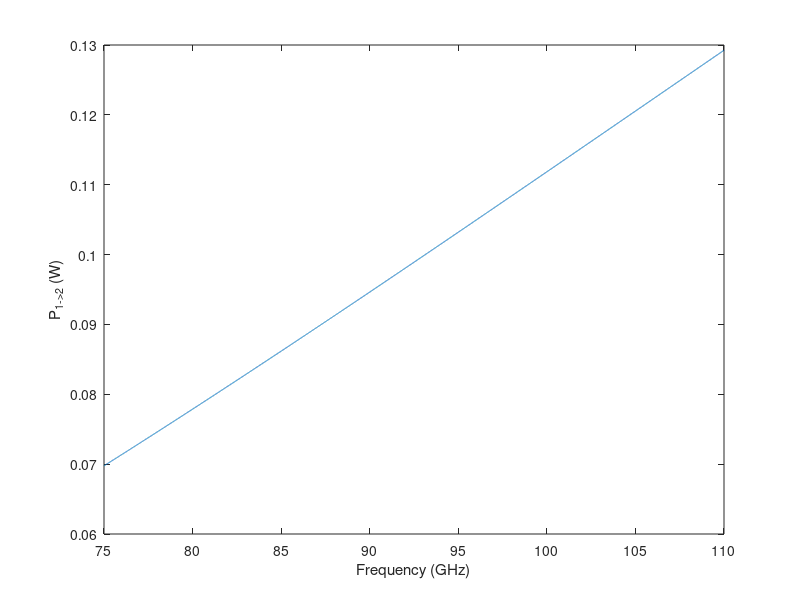

This chart was generated by the following MATLAB code: (Note: this script raises an error after producing the figure.)
%% do PWB at one loss
%%
EPS0=8.854187817e-12;
MU0=4e-7*pi;
c = 1/sqrt(EPS0*MU0); ETA0 = sqrt(MU0/EPS0);
%cm = 0.4; %% 1 cm = 0.4 in
cm = 0.3937; %% 1 cm = 0.4 in
%% general 
npsim=15000;
freq=linspace(75E9,110E9,npsim);

%freq = 100e9; 
sigma_wall_mu0_ori = 6e7*MU0; % all wall is the same material
mu_r = 1; 
rt=4;
app_1_S = 0.1181*0.0394*1e-2*1e-2*cm*cm; % surface area of apperture 1
app_2_S = pi*0.25*0.25*1e-2*1e-2*cm*cm; % surface area of apperture 2
app_2_S = app_2_S*rt;

pedal_S = (0.5*1.5*0.7*1.5)*1e-2*1e-2*cm*cm;

cav_1_S_solid = (2*1.5*1.5 + 4*3.5*1.5)*1e-2*1e-2*cm*cm; % in m2

cav_1_S_solid = cav_1_S_solid;
cav_2_S_solid = cav_1_S_solid; % in m2

cav_1_S = cav_1_S_solid - app_1_S - app_2_S + 2*pedal_S;
cav_2_S = cav_1_S;

for ii=1:npsim
    clear i
        a=9.1;
            invsigma_wall_mu0t(1)=(a/(2*cav_1_S_solid/(3*10^8/freq(ii))^2)*3*c/4/pi)^2/freq(ii)/mu_r*pi;

    n_loss_multipliers = length(invsigma_wall_mu0t);



    PandS_container=zeros(n_loss_multipliers,7);
    eigval_container=zeros(n_loss_multipliers,2);
    eigvec_container=zeros(n_loss_multipliers,2,2);

    ilm = 1;
    ct=1;
    for lm = invsigma_wall_mu0t

        invsigma_wall_mu0 = lm;

        sig_wall = 4*pi*cav_1_S_solid/(3*c)*sqrt(freq(ii)*mu_r*invsigma_wall_mu0/(pi)); 
        afpwb = 4*pi/(3*c)*sqrt(freq(ii)*mu_r*invsigma_wall_mu0/(pi)); 

        sigran(ct)=sig_wall;
        afpwb_rag(ct)=afpwb;
        ct=ct+1;

        %  coupling crossection cav 1 & 3 
        sig_wall_1_3 = 4*pi*cav_1_S/(3*c)*sqrt(freq(ii)*mu_r*invsigma_wall_mu0/(pi)); 
        % coupling crossection cav 2
        sig_wall_2 = 4*pi*cav_2_S/(3*c)*sqrt(freq(ii)*mu_r*invsigma_wall_mu0/(pi));

        sig_app_1_4 = app_1_S/2; % apperture 1 and 4 is the same
        sig_app_2_3 = app_2_S/2;  % apperture 2 and 3 is the same

        % make power balanced matrix 
        M = zeros(2);
        M(1,1) = sig_wall_1_3 + sig_app_1_4 + sig_app_2_3;
        M(1,2) = -sig_app_2_3;
        M(2,1) = M(1,2);
        M(2,2) = sig_wall_2 + sig_app_2_3 + sig_app_1_4;

        %
        Pinc = zeros(2,1); Pinc(1,1) = 1; 

        % solution 
        S = M\Pinc; 
        [e_val,e_vec] = eig(M);
        e_val = sort(diag(e_val)); 

        %
        PandS_container(ilm,1) = S(1); % S_1
        PandS_container(ilm,2) = S(2); % S_2
        PandS_container(ilm,3) = sig_wall_1_3*S(1); % P_W1
        PandS_container(ilm,4) = sig_wall_2*S(2); % P_W2
        PandS_container(ilm,5) = sig_app_1_4*S(1); % P_1^-
        PandS_container(ilm,6) = sig_app_2_3*(S(1)-S(2)); % P_12
        PandS_container(ilm,7) = sig_app_1_4*S(2); % P_4^-


        eigval_container(ilm,:) = e_val;

        % 
        ilm = ilm+1;
    end

    Pset(ii)=PandS_container(:,6);
end
%%
hold on
plot(freq(1:15000)/10^9,Pset);
box on
xlabel('Frequency (GHz)');
ylabel('P_{1->2} (W)');
hold off
%% only for scaled 2-cav
nom=140;   %nom here is the actual number of modes one wants to include
clear Z_rr Z_rt Z_tt Z_tr;
ldname=['F:\Shukai\RCM z\znorm_' num2str(nom) 'a1p_9d0.mat']
load(ldname);
%%
[n,m]=size(Z_rr);
clear Gr Br P1 P2 Ptst U1 U2;
for i=1:npsim
    i
    U1=rand(nom,1);
    Yra=1i*imag(Ydiag(1:nom,1:nom,i))+real(Ydiag(1:nom,1:nom,i));
    Ptst=0.5*real(U1'*Yra*U1);
    rt=Pset(ii)/Ptst;
    U1=U1*sqrt(rt);
    
    Xiaa1=reshape(Z_tt(i,:,:),nom,nom);
    Xiab1=reshape(Z_tr(i,:),nom,1);
    Xiba1=reshape(Z_rt(i,:),1,nom);
    Xibb1=reshape(Z_rr(i,:),1,1);

    Yp=1/Zavg(i);
    Yl=1/50;
     Gr=real(Ydiag(1:nom,1:nom,i));
     Br=imag(Ydiag(1:nom,1:nom,i));

    
    Ggh=Gr.^0.5;
    Yaa1=Ggh*Xiaa1*Ggh+1i.*Br;
    Ybb1=1i*imag(Yp)+real(Yp)^0.5*Xibb1*real(Yp)^0.5;   
    Yba1=Xiba1*Ggh.*sqrt(real(Yp));
    Yab1=Ggh*Xiab1.*sqrt(real(Yp));    
      
    Yeq=Yaa1-Yab1/(Ybb1+Yl)*Yba1; %% Y_L cascade
    U2(i)=-inv(Ybb1+Yl)*Yba1*U1;
   
    P1(i)=0.5*real(U1'*Yeq*U1);
    P2(i)=0.5*real(U2(i)'*Yl*U2(i));
  
end
%clear Z_rr Z_rt Z_tt Z_tr Xibb1 Xiaa1 Xiba1 Xiab1;

P29d0=P2;
U29d0=U2;
P19d0=P1;
%%
imz=abs(U2);
h=figure;
hold on;
x1=min(min(imz));
x2=max(max(imz));

dx=0.06;
x=[x1:dx:x2];
y=hist(imz,x);
yall=sum(y)*dx;
plot(x,y/yall,'.');
title('induced voltage at load, 3cav, scaled');
hold off;
imxv2_hy=x;
imyv2_hy=y/yall;
%%
h=figure;
hold on;
fig1=plot(imxv2,imyv2,'o','DisplayName','exp');
fig2=plot(imxv2_hy,imyv2_hy,'o','DisplayName','hybrid');
fig3=plot(imxv2rf_rcmf,imyv2rf_rcmf,'o','DisplayName','rcm');
%title('PWB-RCM hybrid model, 2cav induced power, scaled');
title('PWB-RCM hybrid model, 2cav induced voltage, scaled');
xlabel('Induced Voltage (V)');
%xlabel('Induced Power (W)');
ylabel('PDF');
box on;
xlim([0 1.4]);
legend;
hold off